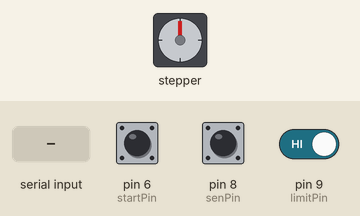
This sketch was run on a simulated Arduino Mega 2560, built with avr-gcc and run on an emulated ATmega2560. Parts: stepper motor. Inputs (shaded band) come from the test bench; at power-on: pin 6 (startPin) HIGH, pin 8 (senPin) HIGH, pin 9 (limitPin) HIGH. Stepper angles assume 200 steps per turn; what the sketch prints to the serial monitor is not drawn.

Above: at 18.2 s.
18.3 s: "1\n" received over the second serial link
19.8 s: pin 6 (startPin) pulled LOW for 0.15 s
21.4 s: "6\n" received over the second serial link
22.9 s: "0\n" received over the second serial link
Timing chart, 0 to 25.4 s (numbered marks = the images above; inputs shaded):
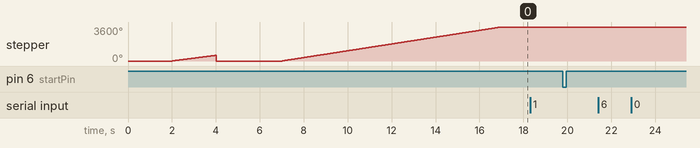

The sketch:

FUllSytem_Functioning_test.ino
```cpp
#include <MobaTools.h>

const byte stepPin = 18;
const byte dirPin = 19;
const int stepsPerRev = 200;
const long targetPos = 1000;
long nextPos;
int fwdSpeed;
int bwdSpeed;

#define startPin 6  // Pin connected to the push button
#define limitPin 9 //reference
const byte senPin = 8; //cloth

bool sPeed1 = false, sPeed2 = false, sPeed3 = false;
bool buttonPressed = false;  // To track if the button is pressed
bool motorShouldRun = false; // To track if the motor should be running
bool movingForward = true;  // To track the direction of movement
bool clothDetected;

int count = 0;
int limit_count = 0;

bool limswitch = 0;

int hOme = 0;
int pos = 0;
int sTart = 0;
int cloth = 0;


int cloth_count = 0;


MoToStepper stepper1(stepsPerRev, STEPDIR);
MoToTimer stepperPause;

String data_display = "";

void setup() {
  Serial2.begin(9600);
  Serial.begin(115200);
  Serial.println("DISPLAY MOTOR TEST");
  stepper1.attach(stepPin, dirPin);
  stepper1.setRampLen(20);
  motorShouldRun = true;
  clothDetected = false;

  pinMode(startPin, INPUT_PULLUP);  // Use internal pull-up resistor

  pinMode(limitPin, INPUT_PULLUP);


  pinMode(senPin, INPUT_PULLUP);
  homing();
  set_pos();
}

void loop() {
  // Check for serial input
  if (Serial2.available()) {
    data_display = "";
    delay(30);
    while (Serial2.available()) {
      char ch = Serial2.read();
      if (ch != '\n' && ch != '\r') {  // filter out newline and carriage return
        data_display += ch;
      }
    }
    send_data(data_display);
  }

  // Read the state of the push button
  if (digitalRead(startPin) == LOW) {
    buttonPressed = true;
  }
  Serial.print("Button:");Serial.println(buttonPressed);
  Serial.print("Speed1:");Serial.println(sPeed1);
  Serial.print("Speed2:");Serial.println(sPeed2);
  Serial.print("Speed3:");Serial.println(sPeed3);

  // Start the motor if a speed is set and the button is pressed
  if ((hOme == 2) && (limit_count >=1) && (count == 0) && (pos = 1)&&(buttonPressed)&&(sPeed1 || sPeed2 || sPeed3))
  {

    motorShouldRun = true;
    int sen = digitalRead(senPin);
    bool sensorFound = false;

    if (sen == 0 || sen == 1)
    {
      sensorFound = true;
    }

    if ((sen == 0)) {
      clothDetected = false;
      motor();
      }
      Serial.print("CLOTHCOUNT:"); Serial.println(cloth_count);

    }
  }


  // Run or stop the motor based on motorShouldRun
//  if ((motorShouldRun)) {
//    motor();
//  } else {
//    stepper1.stop();
//  }


void send_data(String data_display) {
  // Reset all speed flags
  sPeed1 = sPeed2 = sPeed3 = false;

  if (data_display == "1") {
    Serial.println("setSpeed:100RPM");
    sPeed1 = true;
    fwdSpeed = 1000;
    bwdSpeed = 1500;  // Higher speed for anticlockwise
    motorShouldRun = false; // Reset motor run flag
  } else if (data_display == "2") {
    Serial.println("setSpeed:150RPM");
    sPeed2 = true;
    fwdSpeed = 1500;
    bwdSpeed = 2000;  // Higher speed for anticlockwise
    motorShouldRun = false; // Reset motor run flag
  } else if (data_display == "3") {
    Serial.println("setSpeed:200RPM");
    sPeed3 = true;
    fwdSpeed = 2000;
    bwdSpeed = 2500;  // Higher speed for anticlockwise
    motorShouldRun = false; // Reset motor run flag
  } else if (data_display == "6") {
    stepper1.stop();
    sPeed1 = sPeed2 = sPeed3 = false;  // Reset speed flags
    motorShouldRun = false; // Reset motor run flag
    buttonPressed = false;
    Serial.println("RESETTING...");
  } else {
    Serial.println("Incorrect Data");
  }
}


void homing() {
  stepper1.setSpeed(800);
  while (digitalRead(limitPin) != HIGH && limit_count == 0) {
    stepper1.rotate(-1);
    Serial.print(limswitch);
    Serial.println("Finding END");
  }

  if (digitalRead(limitPin) == HIGH && limit_count == 0) {
    stepper1.stop();
    Serial.println("END POSITION");
    limit_count += 1;
    limswitch = HIGH;
    hOme = 1;
  }
  stepper1.setZero();
  delay(2000);
  stepper1.setSpeed(500); stepper1.moveTo(400);
  limswitch = LOW;
  delay(2000);
  while (digitalRead(limitPin) != HIGH && limit_count == 1) {
    stepper1.rotate(-1);
    Serial.print(limswitch);
    Serial.println("Finding END2");
  }
  if (digitalRead(limitPin) == HIGH && limit_count == 1) {
    stepper1.stop();
    Serial.println("END POSITION2");
    limit_count += 1;
    limswitch = HIGH;
    hOme = 2;
  }
  Serial.print("limit_count:"); Serial.println(limit_count);
  Serial.print("limswitch:"); Serial.println(limswitch);
  Serial.print("hOme:"); Serial.println(hOme);
  Serial.print("POS:"); Serial.println(pos);
  stepper1.setZero();
  delay(2000);
}

void set_pos() {

  while (hOme == 2 && limit_count > 1 && limswitch == HIGH && pos == 0) {

    delay(1000);
    stepper1.setSpeed(600);
    stepper1.moveTo(2000);

    while (stepper1.moving()) {
      Serial.println("MOVING to Pos1");
    }

    pos = 1;
    Serial.println("StartPositionSet, READY TO USE");
  }
  Serial.print("POS:"); Serial.println(pos);
}

void motor() {

  if (motorShouldRun && !clothDetected)
  {
    // Set the flag to true when signature is not detected
    clothDetected = true;

    // Move forward
    stepper1.setSpeed(fwdSpeed);
    stepper1.move(-targetPos);
    Serial.println("Moving forward");
    cloth_count++;
    motorShouldRun = true;

    while (stepper1.moving())
    {
      stepperPause.setTime(100); // Wait until the forward movement is complete
    }
    delay(500);

    // Move backward
    stepper1.setSpeed(bwdSpeed);
    stepper1.move(targetPos);
    Serial.println("Moving backward");

    while (stepper1.moving())
    {
      stepperPause.setTime(10); // Wait until the backward movement is complete
    }

    motorShouldRun = false; // Reset the flag when the complete oscillation is done
  }
}
```
